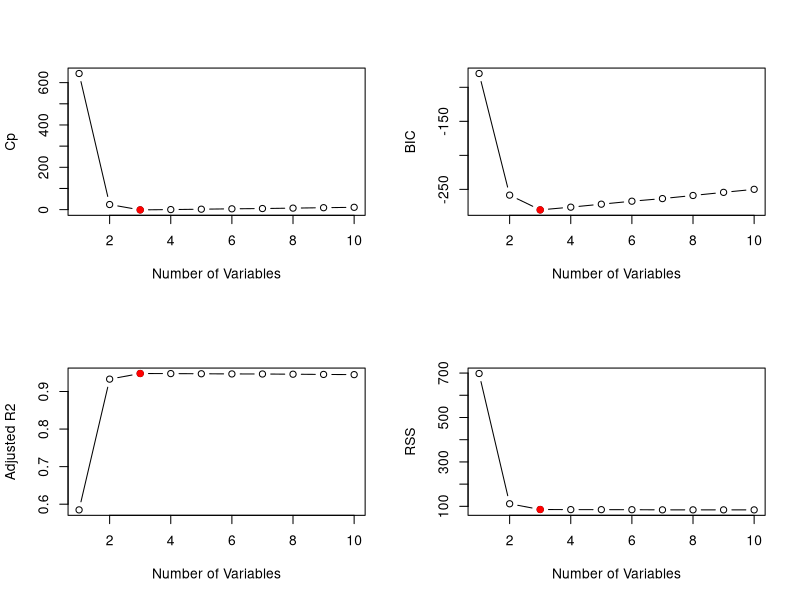
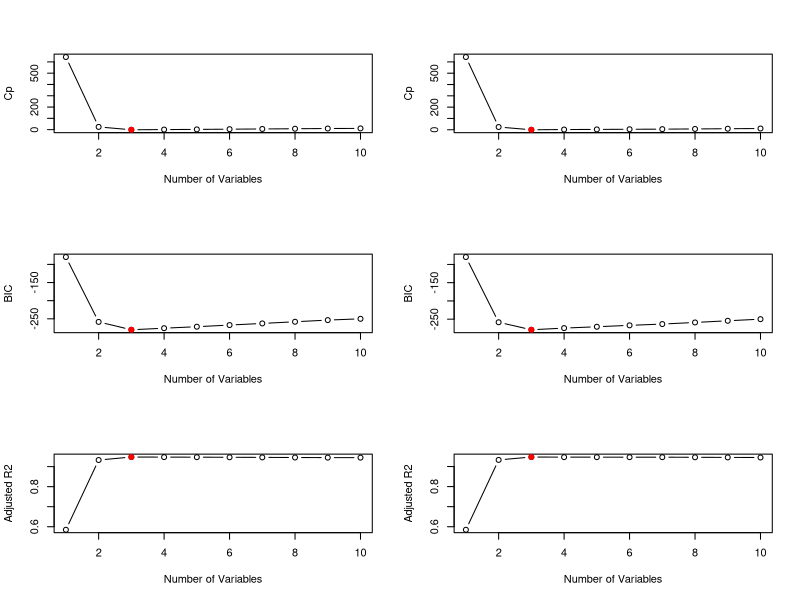
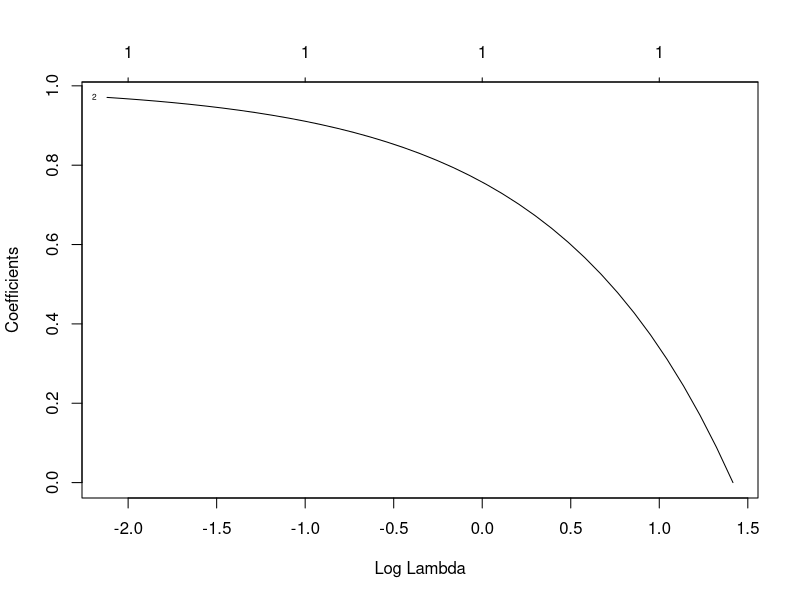
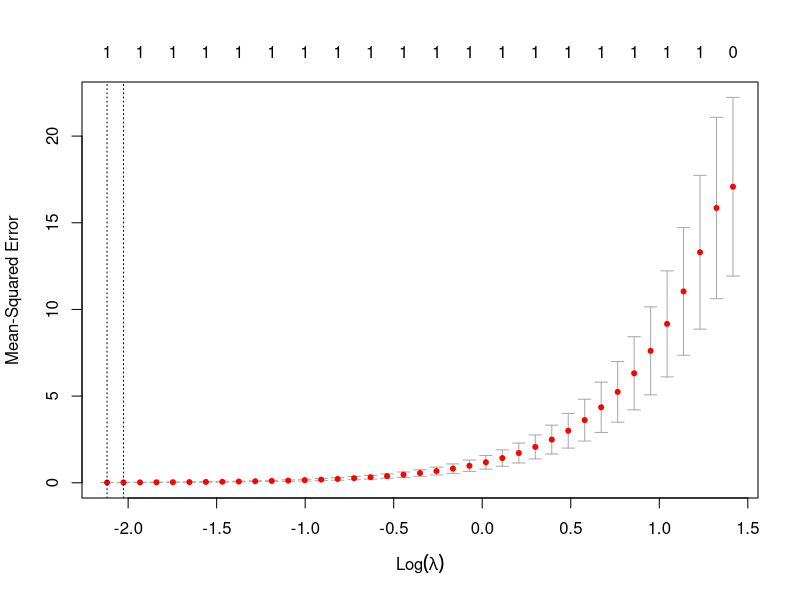

R code for these plots, in order:
# Chapter 6 Applied Problem 8

?rnorm
# Predictor X and noise vector
set.seed(1)
X = rnorm(100)
noise = rnorm(100)

# Response vector Y with constants
Y = 3 + 2*X - 3*X^2 + 0.3*X^3 + noise

# Perform best subset selection
library(leaps)
data.full = data.frame("y" = Y, "x" = X)
regfit.best = regsubsets(y ~ poly(x, 10, raw=TRUE), data = data.full, nvmax = 10)
best.summary = summary(regfit.best)

# Find the model with best Cp, BIC, and adjusted R2
which.min(best.summary$cp)
which.min(best.summary$bic)
which.max(best.summary$adjr2)

# Create plots
par(mfrow = c(2,2))

# Cp
plot(best.summary$cp, xlab = "Number of Variables", ylab = "Cp", type = "b")
points(3, best.summary$cp[3], pch=19, col="red")

# BIC
plot(best.summary$bic, xlab = "Number of Variables", ylab = "BIC", type = "b")
points(3, best.summary$bic[3], pch=19, col="red")

# Adjusted R2
plot(best.summary$adjr2, xlab = "Number of Variables", ylab = "Adjusted R2", type = "b")
points(3, best.summary$adjr2[3], pch=19, col="red")

#RSS
plot(best.summary$rss, xlab = "Number of Variables", ylab = "RSS", type = "b")
points(3, best.summary$rss[3], pch=19, col="red")

# Best subset selects the X, X^2, and X^7 variables.
coef(regfit.best, 3)

# Perform forward stepwise selection
regfit.fwd = regsubsets(y ~ poly(x, 10, raw=TRUE), data = data.full, nvmax = 10, method = "forward")
fwd.summary = summary(regfit.fwd)
fwd.summary

# Find the model with best Cp, BIC, and adjusted R2
which.min(fwd.summary$cp)
which.min(fwd.summary$bic)
which.max(fwd.summary$adjr2)

# Perform backward stepwise selection
regfit.bwd = regsubsets(y ~ poly(x, 10, raw=TRUE), data = data.full, nvmax = 10, method = "backward")
bwd.summary = summary(regfit.bwd)
bwd.summary

# Find the model with best Cp, BIC, and adjusted R2
which.min(bwd.summary$cp)
which.min(bwd.summary$bic)
which.max(bwd.summary$adjr2)

# Create plots
par(mfrow = c(3,2))

# Cp
plot(fwd.summary$cp, xlab = "Number of Variables", ylab = "Cp", type = "b")
points(3, fwd.summary$cp[3], pch=19, col="red")
plot(bwd.summary$cp, xlab = "Number of Variables", ylab = "Cp", type = "b")
points(3, bwd.summary$cp[3], pch=19, col="red")

# BIC
plot(fwd.summary$bic, xlab = "Number of Variables", ylab = "BIC", type = "b")
points(3, fwd.summary$bic[3], pch=19, col="red")
plot(bwd.summary$bic, xlab = "Number of Variables", ylab = "BIC", type = "b")
points(3, bwd.summary$bic[3], pch=19, col="red")

# Adjusted R2
plot(fwd.summary$adjr2, xlab = "Number of Variables", ylab = "Adjusted R2", type = "b")
points(3, fwd.summary$adjr2[3], pch=19, col="red")
plot(bwd.summary$adjr2, xlab = "Number of Variables", ylab = "Adjusted R2", type = "b")
points(3, bwd.summary$adjr2[3], pch=19, col="red")

# Forward stepwise selects the X, X^2, and X^7 variables.
coef(regfit.fwd, 3)

# Backward stepwise selects the X, X^2, and X^9 variables.
coef(regfit.bwd, 3)

# Fit a lasso model to the data
par(mfrow = c(1,1))
library(glmnet)
x = model.matrix(Y ~ ., data = data.full)
y = Y
fit.lasso = glmnet(x, y)
plot(fit.lasso, xvar = "lambda", label=TRUE)
cv.lasso = cv.glmnet(x, y)
plot(cv.lasso)
coef(cv.lasso)
